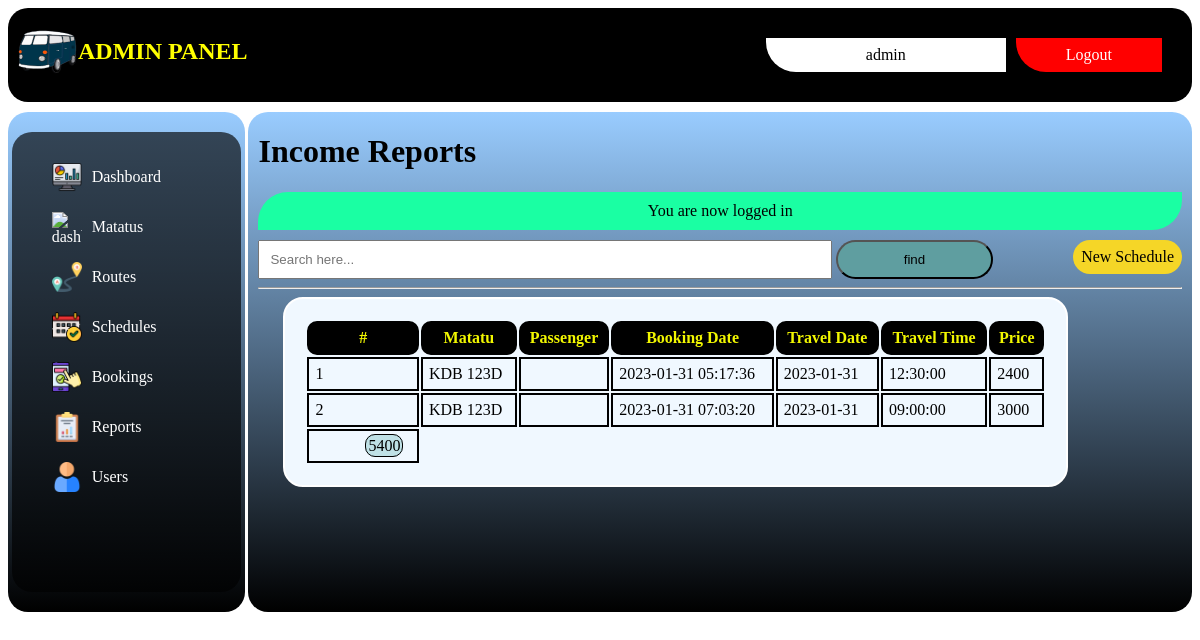
The page /admin/reports/income.php (signed in) on the database its author committed.
### tables this page shows
CREATE TABLE `bookings` (
  `book_id` int(11) NOT NULL,
  `schedule_book_id` int(11) DEFAULT NULL,
  `user_passenger` int(11) DEFAULT NULL,
  `seat_number` varchar(255) NOT NULL,
  `book_date` datetime NOT NULL DEFAULT current_timestamp()
);

CREATE TABLE `matatus` (
  `matatu_id` int(11) NOT NULL,
  `matatu_plate` varchar(200) NOT NULL,
  `mat_date_created` datetime NOT NULL DEFAULT current_timestamp()
);

CREATE TABLE `schedules` (
  `schedule_id` int(11) NOT NULL,
  `mat_id` int(11) DEFAULT NULL,
  `travel_from` int(11) NOT NULL,
  `travel_to` int(11) NOT NULL,
  `travel_date` date NOT NULL,
  `travel_time` time NOT NULL,
  `price` double NOT NULL
);

### app/database/db.php (called while the page is built, shortened)
<?php
require('connect.php');
function executeQuery($sql, $data)
{
    global $conn;
    $stmt = $conn->prepare($sql);
    $values = array_values($data);
    $types = str_repeat('s', count($values));
    $stmt->bind_param($types, ...$values);
    $stmt->execute();
    return $stmt;
}
function selectAll($table, $conditions = [])
{
    global $conn;
    $sql = "SELECT * FROM $table";
    if (empty($conditions)) {
        $stmt = $conn->prepare($sql);
        $stmt->execute();
        $records = $stmt->get_result()->fetch_all(MYSQLI_ASSOC);
        return $records;
    }
}
function selectOne($table, $conditions)
{
    $sql = "SELECT * FROM $table";
    $i = 0;
    foreach ($conditions as $key => $value) {
        if ($i === 0) {
            $sql = $sql . " WHERE $key=?";
        } else {
            $sql = $sql . " AND $key=?";
        }
        $i++;
    }
    $sql = $sql . " LIMIT 1";
    $stmt = executeQuery($sql, $conditions);
    $records = $stmt->get_result()->fetch_assoc();
    return $records;
}
function selectOneMatatu($table, $conditions)
{
    $sql = "SELECT * FROM $table";
    $i = 0;
    foreach ($conditions as $key => $value) {
        if ($i === 0) {
            $sql = $sql . " WHERE $key=?";
        } else {
            $sql = $sql . " AND $key=?";
        }
        $i++;
    }
    $sql = $sql . " LIMIT 1";
    $stmt = executeQuery($sql, $conditions);
    $records = $stmt->get_result()->fetch_assoc();
    return $records;
}

### app/controllers/schedules.php (called while the page is built, shortened)
<?php
include(ROOT_PATH . "/app/database/db.php");
$bookings = selectAll('bookings');

### admin/reports/income.php (the view, shortened to what this page needs)
    <?php include(ROOT_PATH . "/app/controllers/schedules.php");
    ?>
    <?php include(ROOT_PATH . "/app/includes/adminHeader.php"); ?>
    <?php include(ROOT_PATH . "/app/includes/adminSidebar.php"); ?>
    <div class="main-bar">
        <h1>Income Reports</h1>
        <?php include(ROOT_PATH . '/app/includes/messages.php'); ?>
        <a href="schedules/index.php" class="add-btn">New Schedule</a>
        <form class="form-serach">
            <input type="text" name="search" placeholder="Search here..."/>
            <button class="search-btn">find</button>
        </form>
        <hr>
        <div class="scrollit">
            <table>
            <thead >
                <th class="fixedElement">#</th>
                <th class="fixedElement">Matatu</th>
                <th class="fixedElement">Passenger</th>
                <th class="fixedElement">Booking Date</th>
                <th class="fixedElement">Travel Date</th>
                <th class="fixedElement">Travel Time</th>
                <th class="fixedElement">Price</th>
            </thead>
            <tbody>
                    <?php foreach ($bookings as $key => $book): ?>
                                <tr>
                                    <td><?php echo $key + 1; ?></td>
                                    <?php if ($book['schedule_book_id']) {?>
                                        <?php
                                        $mat = selectOneMatatu('schedules', ['schedule_id' => $book['schedule_book_id']]);
                                        $mat_name = selectOne('matatus', ['matatu_id' => $mat['mat_id']]);
                                        $matatubooked = $mat_name['matatu_plate'];
                                         ?>
                                        <td><?php echo $matatubooked; ?></td>
                                   <?php }?>
                                    <?php if ($book['user_passenger']) {?>
                                        <?php
                                        $passenger = selectOnePassenger('bookings', ['user_passenger' => $book['user_passenger']]);
                                        $pass_book = $passenger['fullname'];
                                         ?>
                                        <td><?php echo $pass_book; ?></td>
                                   <?php }?>
                                    <td><?php echo $book['book_date']; ?></td>
                                    <?php if ($book['schedule_book_id']) {?>
                                        <?php
                                        $mat = selectOneMatatu('schedules', ['schedule_id' => $book['schedule_book_id']]);
                                        $travelDate = $mat['travel_date'];
                                         ?>
                                        <td><?php echo $travelDate; ?></td>
                                   <?php }?>
                                   <?php if ($book['schedule_book_id']) {?>
                                        <?php
                                        $mat = selectOneMatatu('schedules', ['schedule_id' => $book['schedule_book_id']]);
                                        $travelTime = $mat['travel_time'];
                                         ?>
                                        <td><?php echo $travelTime; ?></td>
                                   <?php }?>
                                   <?php if ($book['schedule_book_id']) {?>
                                        <?php
                                        $mat = selectOneMatatu('schedules', ['schedule_id' => $book['schedule_book_id']]);
                                        $pricing = $mat['price'];
                                         ?>
                                        <td><?php echo $pricing; ?></td>
                                   <?php }?>
                                   </tr>
                            <?php endforeach; ?>
                            <tr style="width 100%">
                            <?php
                             $db = mysqli_connect('localhost', 'root', '', 'matatubookingsdb');
                            $result = mysqli_query($db, 'SELECT SUM(price) AS value_sum FROM schedules JOIN bookings ON schedules.schedule_id=bookings.schedule_book_id WHERE bookings.schedule_book_id');
                            $row = mysqli_fetch_assoc($result);
                            $sum = $row['value_sum'];
                            ?>
                            <td style="margin-left: 400px;"><a href="edit.php?id=<?php echo $book['book_id']; ?>" class="btn"><?php echo $sum; ?> </a>
                                   </td>
                                   </tr>
            </tbody>
        </table>
    </div>
    </div>
    </div>
</body>
</html>

### app/includes/adminHeader.php (style rules this page uses)
body { display: flex; flex-direction: column; gap: 10px; }
.main-bar { width: 78%; float: right; background: linear-gradient(to top, #000000 0%, #99ccff 100%); min-height: 500px; max-height: 500px; border-radius: 20px; padding: 0px 10px; }
.main-bar a { margin-left: 50px; }
.main-bar table { margin-left: 25px; }
.scrollit { overflow:scroll; min-height:355px; max-height:345px; }
.main-bar form { width: 85%; }
.main-bar form input { width: 70%; padding: 10px; }
.main-bar form .search-btn { width: 20%; padding: 10px; background-color: cadetblue; border-radius: 30px; }
.main-bar .add-btn { background-color: rgb(245, 214, 39); color: rgb(0, 0, 0); padding: 8px; border-radius: 20px; float: right; text-decoration: none; }
.main-bar table { border: 2px solid white; padding: 20px; width: 85%; background-color: aliceblue; border-radius: 20px; margin-bottom: 20px; }
.main-bar table th { border: #000 solid 2px; position: sticky; padding: 6px; border-radius: 10px; color: rgb(242, 247, 0); background-color: #000; }
.main-bar table tbody td { border: #000 solid 2px; padding: 6px; }
.main-bar table tbody td a { background-color: rgba(2, 134, 134, 0.205); text-decoration: none; padding: 2px; color: #000; border-radius: 10px; border: #000 1px solid; }
.fixedElement { position:absolute; top:0; z-index:100; }

### rows shown on the page
bookings: matatus.matatu_plate "KDB 123D", book_date "2023-01-31 05:17:36", schedules.travel_date "2023-01-31", schedules.travel_time "12:30:00", schedules.price "2400"
bookings: matatus.matatu_plate "KDB 123D", book_date "2023-01-31 07:03:20", schedules.travel_date "2023-01-31", schedules.travel_time "09:00:00", schedules.price "3000"

### other values the page prints
$_SESSION['username'] "admin"
$_SESSION['message'] "You are now logged in"
$sum "5400"
